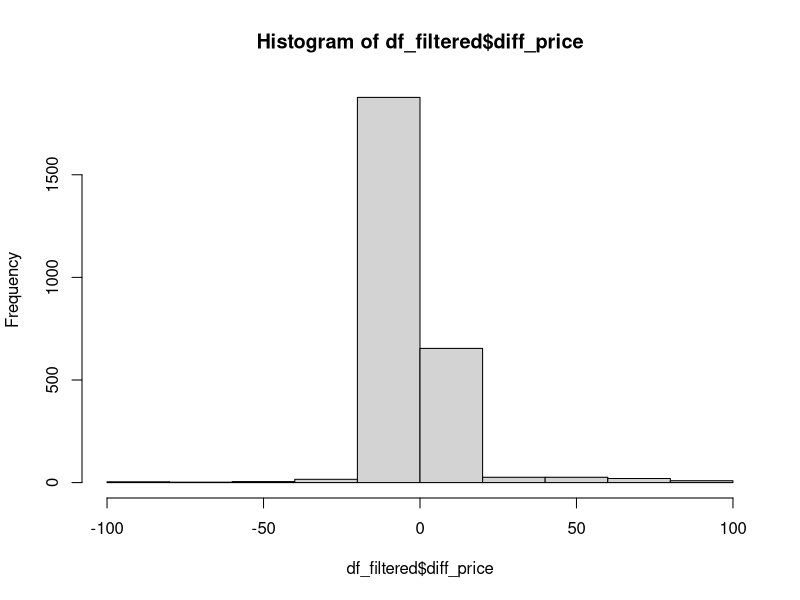

This chart was generated by the following R code:

## user notes - some lines are commented out with a single '#'
## as it is not needed for solving the exercise, 
## just used for checking results or data understanding


### Question 1.
## Q: Use the amazon_compare.csv file and choose a city to analyze. (Load it into Stata or R)

## A: 
df <- read.csv('amazon_compare.csv', header = TRUE)

# head(df)
# str(df)
# names(df)

### Question 2.
## Q: Drop observations where price or price online or both are missing. 

# summary(df$price) ## 0 NA values
# summary(df$price_online) ## 1310 NA values
# nrow(df) ##3992 rows in total
# nrow(df[is.na(df$price_online) == FALSE, ]) ## 2682 rows in total where online price is not missing

## A: creating a new df where NOT both variables are missing
df_filtered <- df[!(is.na(df$price_online) | is.na(df$price)), ] 
# nrow(df_filtered) ## checking results ## numbers of rows are 2682 in the new dataset

## Q: Drop observations that are larger than the 99-percentile.
df_filtered <- df_filtered[df_filtered$price <= quantile(df_filtered$price, .99), ]
df_filtered <- df_filtered[df_filtered$price_online <= quantile(df_filtered$price_online, .99), ]

## Q: How do you call these observations? 
## A: Outliers

## Q: Make an argument on why should we keep them in the sample. 
## A: Generally, in absence of data quality issues, every observation in the sample carries added value.
## This means that disregarding them from the analysis might be misleading, as we are not considering valid data.
## Most cases, withour proper understanding (more on this in the next answer) of outliers, they should not 
## be removed.

## Q: Make another argument on why should we drop them.
## A: Easiest explanation is that they could carry data issues, and might not be valid observations.
## But let's consider another reason: there might be a reason of them being outliers, which are not
## captured in our variables, and we might be fine with that. A silly example could be the following:
## consider we want to build a model to explain house prices in our neighbourhood. There is one outlier, 
## where the price is double per sqr meter compared to other examples. With understanding our data, we
## get to know that that house was owned by a celebrity. If we want to model general house prices, we
## obviously know that celebrities are rare in the area, hence this one example might not be descriptive
## for others, and we could decide that we rather have a simpler model disregarding this attribute, than 
## trying to model this special circumstance.


### Question 3.
## Q: Create a random number generator from a distribution of your own choice setting the seed equal
## to your group number. Call this variable id_rand. 

## A: set seed to 11
set.seed(11)

## A: std normal distribution, mu = 0, sigma = 1, 10000 runs
id_rand <- rnorm(10000, 0, 1)

## Q: Sort the variable and select the first 1000 observation in your dataset

## A: ranked from highest to lowest, only picking the first 1000 numbers
sort(id_rand, decreasing = TRUE)[1:1000]

### Question 4.
## Q: Make summary statistics (mean, standard deviations, quartiles, percentiles) of the variables price
## and online price. 

## A: mean
mean(df_filtered$price)
mean(df_filtered$price_online)

## A: standard deviation
sd(df_filtered$price)
sd(df_filtered$price_online)

## A: quartiles
quantile(df_filtered$price, c(0, .25, .50, .75, 1))
quantile(df_filtered$price_online, c(0, .25, .50, .75, 1))

## A: percentiles
pct <- seq(from = 0, to = 1, by = 0.01)
quantile(df_filtered$price, pct)
quantile(df_filtered$price_online, pct)

## Q: Are there any differences between these statistics?
## A: 

### Question 5.

## Q: Create a variable two variables in your dataset: i) variance of the price variable, 
## A:
price_var <- sum( (df_filtered$price - mean(df_filtered$price)) ^ 2 ) / nrow(df_filtered)

## Q: and ii) it’s standard deviation (using the formula included in your Handout and Slides). 
## A:
price_std_dev <- price_var ^ .5

## Q: How do they compare to the variance and standard deviations you got using Built-in commands
## A:
price_var
var(df_filtered$price)

price_std_dev
sd(df_filtered$price)

# ?sd
# ?var

## A cont'd: They are slightly different, as R uses a denominator of n - 1 in its built-in 
## formulas, to create unbiased estimators (it assumes it runs on a sample of the population basically)

### Question 6.
## Q: Create a dummy (indicator) variable in case the price is greater than the online price.
## A: 
df_filtered$dummy1 <- df_filtered$price > df_filtered$price_online

summary(df_filtered$dummy1)

### Question 7.
## Q: Create a variable that is the difference between the price and online price. Call this variable diff_price. 
## A: 
df_filtered$diff_price <- df_filtered$price - df_filtered$price_online

## Q: Create a dummy variable taking value one if the diff_price is positive. 
## A:
df_filtered$dummy2 <- df_filtered$diff_price > 0

## Q: How does this variable compare to the one above?
## A: they are exactly the same, see below
summary(df_filtered$dummy1 == df_filtered$dummy2)

### Question 8.
## Q: How often do you observe a positive value for the diff_price? 

##TODO
hist(df_filtered$diff_price)

## Q: How often do you observe no price difference between online and offline prices?
